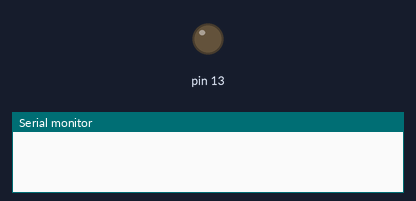
The sketch below on a simulated Arduino Uno, built with avr-gcc and run on an emulated ATmega328P. On the bench: output pins drawn as LEDs (lit = HIGH), the last lines printed to the serial monitor. Pins used as bus, display or sensor lines are not drawn.

Above: at 0.6 s.
At 5.8 s:
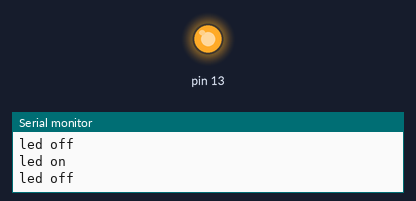
Timing chart, 0 to 8.1 s (numbered marks = the images above):
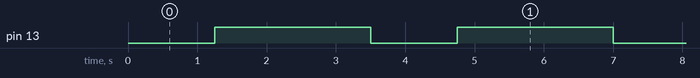

Measured:
- by itself, pin 13: alternates HIGH for 2.3 s and LOW for 1.3 s

The sketch:

arduino-eps01-led-blink.ino
```cpp
int LED_OUT = 1;
void setup() {
  pinMode(LED_BUILTIN, OUTPUT);     // Initialize the LED_BUILTIN pin as an output
  pinMode(LED_OUT, OUTPUT);
  Serial.begin(115200);
}

// the loop function runs over and over again forever
void loop() {
  digitalWrite(LED_BUILTIN, LOW);   // Turn the LED on (Note that LOW is the voltage level
  digitalWrite(LED_OUT,HIGH);                                  // but actually the LED is on; this is because
                                    // it is acive low on the ESP-01)
  delay(1000);                      // Wait for a second
  Serial.println("led off");
  delay(250);                      // Wait for one-quarter of second

  digitalWrite(LED_BUILTIN, HIGH);
  digitalWrite(LED_OUT, LOW);// Turn the LED off by making the voltage HIGH
  delay(2000);                      // Wait for two seconds (to demonstrate the active low LED)
  Serial.println("led on");
  delay(250);                      // Wait for one-quarter of second
}
```
